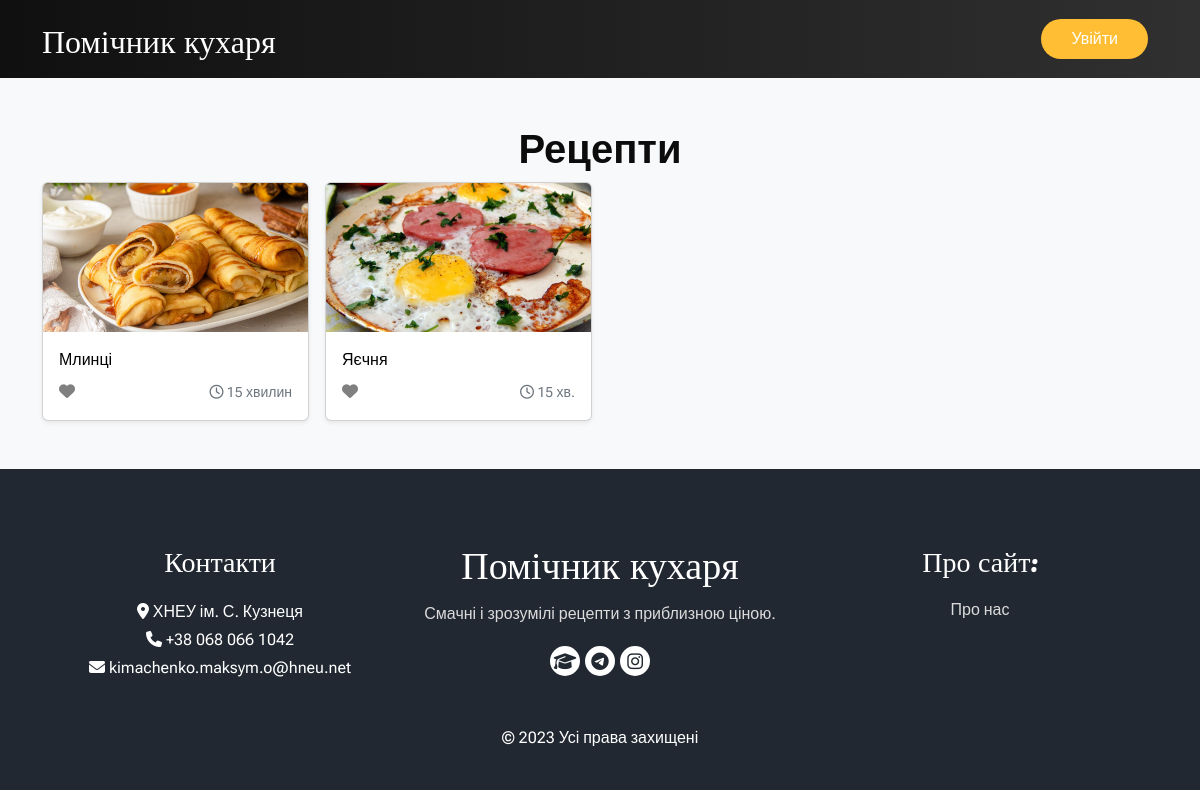
The page / on the database its author committed.
### recipes/models.py (models this page shows, shortened)
class Recipe(models.Model):
    def get_preview_path(self, filename):
        path = 'images/' + date(localtime(self.created), 'ymd-Hi-') + translit(self.title).replace(' ', '-') + '/cover.webp'
        return path
    preview = ResizedImageField(verbose_name='Фото-прев\'ю', upload_to=get_preview_path, size=[1920, 1080], crop=['middle', 'center'], quality=100, force_format='WEBP')
    title = models.CharField('Назва', max_length=128)
    description = models.TextField('Розгорнутий рецепт')
    cooking_time = models.CharField('Час приготування', max_length=32)
    created_by = models.ForeignKey(settings.AUTH_USER_MODEL, verbose_name='Автор', related_name='recipe_created_by', null=True, blank=True, on_delete=models.SET_NULL)
    created = models.DateTimeField('Дата публікації', auto_now_add=True)
    modified_by = models.ForeignKey(settings.AUTH_USER_MODEL, verbose_name='Відредагував', related_name='recipe_modified_by', null=True, blank=True, on_delete=models.SET_NULL)
    modified = models.DateTimeField('Дата редагування', auto_now=True)
    likes = models.ManyToManyField(settings.AUTH_USER_MODEL, verbose_name='Уподобали', related_name='like_recipe')
    class Meta:
        db_table = 'Recipes'
        verbose_name = 'Рецепт'
        verbose_name_plural = 'Рецепти'

### recipes/views.py (the view)
# urls.py: path('', views.RecipeView.as_view(), name='home'),
class RecipeView(View):
    def get(self, request):
        recipes = Recipe.objects.all()
        return render(request, 'recipes/index.html', {'recipes_list': recipes})

### templates/recipes/index.html (shortened to what this page needs)
{% load static %}
<!DOCTYPE html>
<html lang="uk">
<head>
  <link rel="stylesheet" href="https://cdn.jsdelivr.net/npm/bootstrap@5.2.3/dist/css/bootstrap.min.css" />
  <link rel="stylesheet" href="https://cdnjs.cloudflare.com/ajax/libs/font-awesome/6.2.1/css/all.min.css" />
  <link rel="stylesheet" href="{% static 'recipes/css/style.css' %}" />
</head>
<body class="sub_page">
  <div class="hero_area">
    <header class="header_section">
      <div class="container">
        <nav class="navbar navbar-expand-lg custom_nav-container">
          <a class="navbar-brand" href="/">
            <span>
              Помічник кухаря
            </span>
          </a>
          <div class="navbar-collapse">
            <div class="user_option">
              {% if user.is_authenticated %}
                <a href="{% url 'edit_email' user.id %}" class="user_link">
                  <i class="fa-solid fa-gear" aria-hidden="true"></i>
                </a>
                <a href="{% url 'edit_profile' user.id %}" class="user_link">
                  <i class="fa-solid fa-user" aria-hidden="true"></i>
                </a>
                <a href="#" class="user_link">
                  <i class="fa-solid fa-heart" aria-hidden="true"></i>
                </a>
                {% if user.is_superuser %}
                  <a href="/admin" class="user_link">
                    <i class="fa-solid fa-wrench" aria-hidden="true"></i>
                  </a>
                {% endif %}
                <a href="{% url 'signout' %}" class="signin">
                  Вийти
                </a>
                {% else %}
                <a href="/signin" class="signin">
                  Увійти
                </a>
              {% endif %}
            </div>
          </div>
        </nav>
      </div>
    </header>
  </div>
  <div class="album py-5 bg-light">
    <div class="container">
      <div class="heading_container heading_center">
        <h2> Рецепти </h2>
      </div>
      <div class="row row-cols-1 row-cols-sm-2 row-cols-md-4 g-3">
        {% for recipe in recipes_list reversed %}
        <div class="col">
          <div class="card shadow-sm">
            <a href="{{ recipe.id }}">
              <img class="card-img-top" src="{{ recipe.preview.url }}" alt="">
            </a>
            <div class="card-body">
              <a href="{{ recipe.id }}" style="text-decoration: none; color:black;">
                <p class="card-text"> {{ recipe.title }} </p>
              </a>
              <div class="d-flex justify-content-between align-items-center">
                <div class="btn-group">
                  <a href="" style="color: grey; text-decoration: none;">
                    <i class="fa-solid fa-heart" aria-hidden="true"></i>
                  </a>
                </div>
                <small class="text-muted">
                  <i class="fa-regular fa-clock" aria-hidden="true"></i>
                  {{ recipe.cooking_time }}
                </small>
              </div>
            </div>
          </div>
        </div>
        {% endfor %}
        </div>
      </div>
    </div>
  <footer class="footer_section">
    <div class="container">
      <div class="row">
        <div class="col-md-4 footer-col">
          <div class="footer_contact">
            <h4> Контакти </h4>
            <div class="contact_link_box">
              <div>
                <i class="fa-solid fa-location-dot" aria-hidden="true"></i>
                <span> ХНЕУ ім. С. Кузнеця </span>
              </div>
              <div>
                <i class="fa-solid fa-phone" aria-hidden="true"></i>
                <span> +38 068 066 1042 </span>
              </div>
              <div>
                <i class="fa-solid fa-envelope" aria-hidden="true"></i>
                <span> kimachenko.maksym.o@hneu.net </span>
              </div>
            </div>
          </div>
        </div>
        <div class="col-md-4 footer-col">
          <div class="footer_detail">
            <a href="/" class="footer-logo"> Помічник кухаря </a>
            <p> Смачні і зрозумілі рецепти з приблизною ціною. </p>
            <div class="footer_social">
              <a href="https://www.hneu.edu.ua/">
                <i class="fa-solid fa-graduation-cap" aria-hidden="true"></i>
              </a>
              <a href="https://t.me/maxkimachenko">
                <i class="fa-brands fa-telegram" aria-hidden="true"></i>
              </a>
              <a href="https://instagram.com/maxkimachenko">
                <i class="fa-brands fa-instagram" aria-hidden="true"></i>
              </a>
            </div>
          </div>
        </div>
        <div class="col-md-4 footer-col">
          <h4> Про сайт: </h4>
          <a href="#">
            <p> Про нас </p>
          </a>
        </div>
      </div>
      <div class="footer-info">
        <p> &copy; <span id="displayYear"></span> Усі права захищені </p>
      </div>
    </div>
  </footer>
</body>
</html>

### static/recipes/css/style.css (style rules this page uses)
body { font-family: 'Roboto Flex', sans-serif; color: #0c0c0c; background-color: #ffffff; overflow-x: hidden; }
.hero_area { position: relative; min-height: 100vh; display: -webkit-box; display: -ms-flexbox; display: flex; background-image: linear-gradient(to right, #101010 , #303030); -webkit-box-orient: vertical; -webkit-box-direction: normal; -ms-flex-direction: column; flex-direction: column; }
.sub_page .hero_area { min-height: auto; }
.header_section { padding: 10px 0; }
.navbar-brand { font-family: 'Pacifico', cursive; }
.navbar-brand span { font-size: 32px; color: #ffffff; }
.custom_nav-container { padding: 0; }
.user_option { display: -webkit-box; display: -ms-flexbox; display: flex; -webkit-box-align: center; -ms-flex-align: center; align-items: center; }
.user_option a { margin: 0 10px; }
.user_option .signin { display: inline-block; padding: 8px 30px; background-color: #ffbe33; color: #ffffff; border-radius: 45px; -webkit-transition: all 0.3s; transition: all 0.3s; border: none; }
.heading_container h2 { position: relative; margin-bottom: 0; font-size: 2.5rem; font-weight: bold; }
.heading_container.heading_center { -webkit-box-align: center; -ms-flex-align: center; align-items: center; text-align: center; }
a, a:hover, a:focus { text-decoration: none; }
.footer_section { background-color: #222831; color: #ffffff; padding: 75px 0 40px 0; text-align: center; }
.footer_section h4 { font-size: 28px; }
.footer_section h4, .footer_section .footer-logo { margin-bottom: 20px; font-family: 'Pacifico', cursive; }
.footer_section p { color: #dbdbdb; }
.footer_section .footer-col { margin-bottom: 15px; }
.footer_section .footer_contact .contact_link_box { display: -webkit-box; display: -ms-flexbox; display: flex; line-height: 1.75; -webkit-box-orient: vertical; -webkit-box-direction: normal; -ms-flex-direction: column; flex-direction: column; }
.footer_section .footer-logo { display: block; font-size: 38px; line-height: 1; color: #ffffff; }
.footer_section .footer_social { display: -webkit-box; display: -ms-flexbox; display: flex; -webkit-box-pack: center; -ms-flex-pack: center; justify-content: center; margin-top: 20px; margin-bottom: 10px; }
.footer_section .footer_social a { display: -webkit-box; display: -ms-flexbox; display: flex; -webkit-box-pack: center; -ms-flex-pack: center; justify-content: center; -webkit-box-align: center; -ms-flex-align: center; align-items: center; color: #222831; width: 30px; height: 30px; border-radius: 100%; background-color: #ffffff; border-radius: 100%; margin: 0 2.5px; font-size: 18px; }
.footer_section .footer-info { text-align: center; margin-top: 25px; }
.footer_section .footer-info p { color: #ffffff; margin: 0; }

### rows shown on the page
Recipe: preview (picture), title "Млинці", cooking_time "15 хвилин"
Recipe: preview (picture), title "Яєчня", cooking_time "15 хв."
